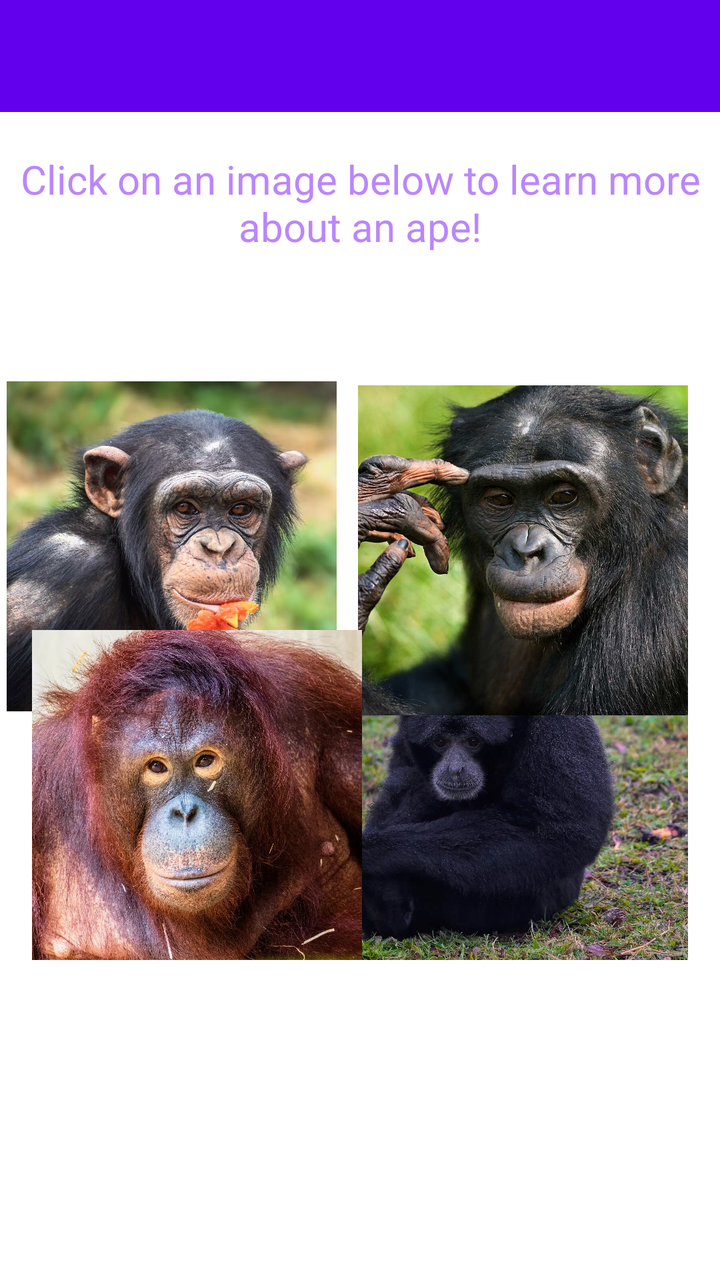
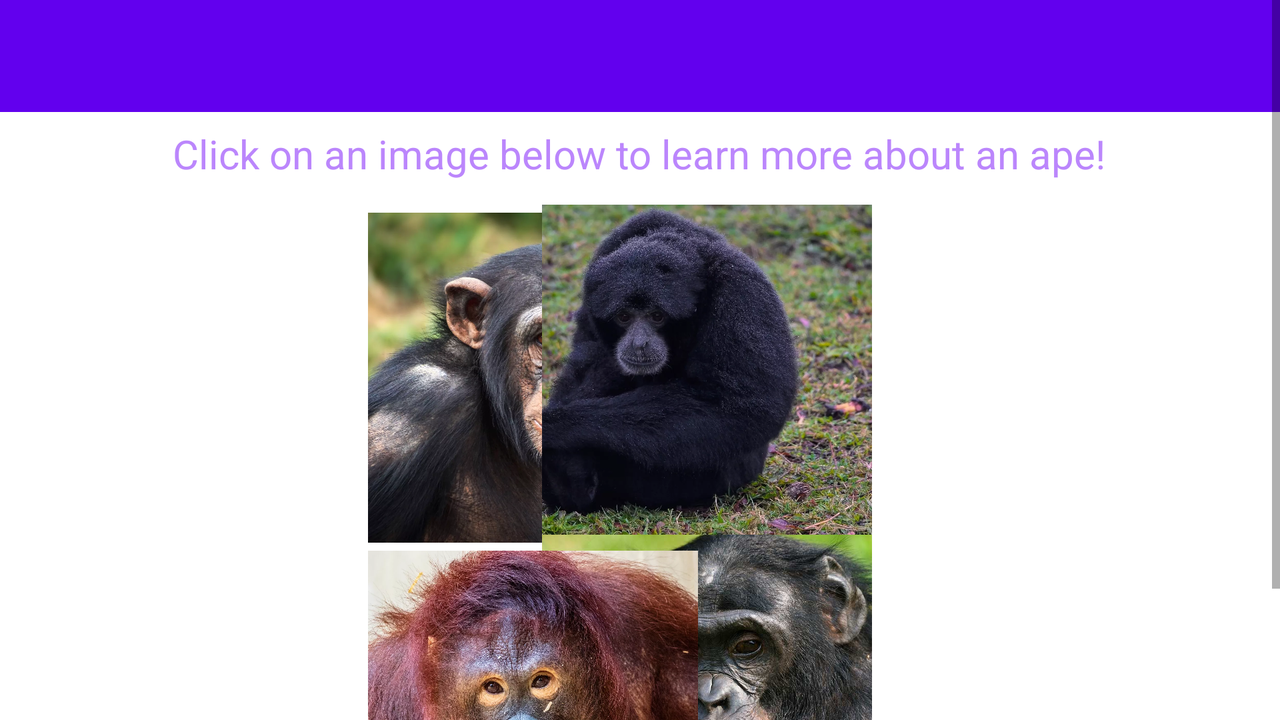

First picture: res/layout/ on a phone held upright. Second picture: the repository's own variant of that layout, on a device whose configuration matches the variant's folder. Source for both follows.
<!-- AndroidManifest.xml: application theme Theme.ApeState -->
<!-- res/layout/activity_main2.xml -->
<?xml version="1.0" encoding="utf-8"?>
<androidx.coordinatorlayout.widget.CoordinatorLayout
    xmlns:android="http://schemas.android.com/apk/res/android"
    xmlns:app="http://schemas.android.com/apk/res-auto"
    xmlns:tools="http://schemas.android.com/tools"
    android:layout_width="match_parent"
    android:layout_height="match_parent"
    tools:context=".MainActivity2">

    <com.google.android.material.appbar.AppBarLayout
        android:layout_width="match_parent"
        android:layout_height="wrap_content"
        android:theme="@style/Theme.ApeState.AppBarOverlay">

    </com.google.android.material.appbar.AppBarLayout>

    <androidx.appcompat.widget.Toolbar
        android:id="@+id/toolbar"
        android:layout_width="match_parent"
        android:layout_height="?attr/actionBarSize"
        android:background="?attr/colorPrimary"
        app:popupTheme="@style/Theme.ApeState.PopupOverlay"
        android:theme="@style/ThemeOverlay.AppCompat.ActionBar"/>

    <androidx.constraintlayout.widget.ConstraintLayout
        android:id="@+id/constraintLayout"
        android:layout_width="match_parent"
        android:layout_height="match_parent">

        <TextView
            android:id="@+id/textView5"
            android:layout_width="wrap_content"
            android:layout_height="wrap_content"
            android:text="@string/apePrompt"
            android:textAlignment="center"
            android:textColor="@color/purple_200"
            android:textSize="20sp"
            app:layout_constraintBottom_toBottomOf="parent"
            app:layout_constraintEnd_toEndOf="parent"
            app:layout_constraintHorizontal_bias="0.0"
            app:layout_constraintStart_toStartOf="parent"
            app:layout_constraintTop_toTopOf="parent"
            app:layout_constraintVertical_bias="0.129" />

        <ImageButton
            android:id="@+id/chimpButton"
            style="@style/MyImageViewStyle"
            android:layout_marginTop="64dp"
            android:scaleType="centerCrop"
            android:src="@drawable/chimpanzee"
            android:background="@null"
            app:layout_constraintBottom_toTopOf="@+id/orangutanButton"
            app:layout_constraintEnd_toStartOf="@+id/bonoboButton"
            app:layout_constraintDimensionRatio="1:1"
            app:layout_constraintHorizontal_bias="0.246"
            app:layout_constraintStart_toStartOf="parent"
            app:layout_constraintTop_toBottomOf="@+id/textView5"
            app:layout_constraintVertical_bias="0.0"
            tools:ignore="SpeakableTextPresentCheck" />

        <ImageButton
            android:id="@+id/gibbonButton"
            style="@style/MyImageViewStyle"
            android:layout_marginBottom="160dp"
            android:scaleType="centerCrop"
            android:src="@drawable/gibbon"
            android:background="@null"
            app:layout_constraintBottom_toBottomOf="parent"
            app:layout_constraintEnd_toEndOf="@+id/bonoboButton"
            app:layout_constraintDimensionRatio="1:1"
            app:layout_constraintHorizontal_bias="1.0"
            app:layout_constraintStart_toStartOf="@+id/bonoboButton"
            tools:ignore="SpeakableTextPresentCheck" />

        <ImageButton
            android:id="@+id/bonoboButton"
            style="@style/MyImageViewStyle"
            android:layout_marginTop="66dp"
            android:layout_marginEnd="16dp"
            android:scaleType="centerCrop"
            android:src="@drawable/bonobo"
            android:background="@null"
            app:layout_constraintBottom_toTopOf="@+id/gibbonButton"
            app:layout_constraintDimensionRatio="1:1"
            app:layout_constraintEnd_toEndOf="parent"
            app:layout_constraintTop_toBottomOf="@+id/textView5"
            app:layout_constraintVertical_bias="0.0"
            tools:ignore="SpeakableTextPresentCheck" />

        <ImageButton
            android:id="@+id/orangutanButton"
            style="@style/MyImageViewStyle"
            android:layout_marginStart="16dp"
            android:layout_marginBottom="160dp"
            android:scaleType="centerCrop"
            android:src="@drawable/orangatuan"
            android:background="@null"
            app:layout_constraintBottom_toBottomOf="parent"
            app:layout_constraintDimensionRatio="1:1"
            app:layout_constraintEnd_toEndOf="@+id/chimpButton"
            app:layout_constraintHorizontal_bias="0.0"
            app:layout_constraintStart_toStartOf="parent"
            tools:ignore="SpeakableTextPresentCheck" />


    </androidx.constraintlayout.widget.ConstraintLayout>

</androidx.coordinatorlayout.widget.CoordinatorLayout>
<!-- resources referenced by this layout -->
<resources>
  <!-- drawable bonobo: jpg bitmap (drawable, 146822 bytes) -->
  <!-- drawable chimpanzee: webp bitmap (drawable, 199772 bytes) -->
  <!-- drawable gibbon: webp bitmap (drawable, 308022 bytes) -->
  <!-- drawable orangatuan: webp bitmap (drawable, 562256 bytes) -->
  <string name="apePrompt">Click on an image below to learn more about an ape!</string>
  <style name="MyImageViewStyle">
          <item name="android:layout_width">165dp</item>
          <item name="android:layout_height">165dp</item>
      </style>
  <style name="Theme.ApeState.AppBarOverlay" parent="ThemeOverlay.AppCompat.Dark.ActionBar" />
  <style name="Theme.ApeState.PopupOverlay" parent="ThemeOverlay.AppCompat.Light" />
  <style name="Theme.ApeState" parent="Theme.MaterialComponents.DayNight.DarkActionBar">
          
          <item name="colorPrimary">@color/purple_500</item>
          <item name="colorPrimaryVariant">@color/purple_700</item>
          <item name="colorOnPrimary">@color/white</item>
          
          <item name="colorSecondary">@color/teal_200</item>
          <item name="colorSecondaryVariant">@color/teal_700</item>
          <item name="colorOnSecondary">@color/black</item>
          
          <item name="android:statusBarColor">?attr/colorPrimaryVariant</item>
          
      </style>
</resources>
<!-- res/layout-land/activity_main2.xml (the repository's variant of the layout above) -->
<!-- drawn on the phone turned sideways -->
<?xml version="1.0" encoding="utf-8"?>
<androidx.coordinatorlayout.widget.CoordinatorLayout
    xmlns:android="http://schemas.android.com/apk/res/android"
    xmlns:app="http://schemas.android.com/apk/res-auto"
    xmlns:tools="http://schemas.android.com/tools"
    android:layout_width="match_parent"
    android:layout_height="match_parent"
    tools:context=".MainActivity2">

    <com.google.android.material.appbar.AppBarLayout
        android:layout_width="match_parent"
        android:layout_height="wrap_content"
        android:theme="@style/Theme.ApeState.AppBarOverlay">

    </com.google.android.material.appbar.AppBarLayout>

    <androidx.appcompat.widget.Toolbar
        android:id="@+id/toolbar"
        android:layout_width="match_parent"
        android:layout_height="?attr/actionBarSize"
        android:background="?attr/colorPrimary"
        app:popupTheme="@style/Theme.ApeState.PopupOverlay"
        android:theme="@style/ThemeOverlay.AppCompat.ActionBar"/>

    <ScrollView
        android:layout_width="match_parent"
        android:layout_height="match_parent">


        <androidx.constraintlayout.widget.ConstraintLayout
            android:id="@+id/constraintLayout"
            android:layout_width="match_parent"
            android:layout_height="match_parent">

            <TextView
                android:id="@+id/textView5"
                android:layout_width="wrap_content"
                android:layout_height="wrap_content"
                android:text="@string/apePrompt"
                android:textAlignment="center"
                android:textColor="@color/purple_200"
                android:textSize="20sp"
                app:layout_constraintBottom_toBottomOf="parent"
                app:layout_constraintEnd_toEndOf="parent"
                app:layout_constraintHorizontal_bias="0.498"
                app:layout_constraintStart_toStartOf="parent"
                app:layout_constraintTop_toTopOf="parent"
                app:layout_constraintVertical_bias="0.153" />

            <ImageButton
                android:id="@+id/chimpButton"
                style="@style/MyImageViewStyle"
                android:layout_marginStart="184dp"
                android:layout_marginTop="16dp"
                android:background="@null"
                android:scaleType="centerCrop"
                android:src="@drawable/chimpanzee"
                app:layout_constraintDimensionRatio="1:1"
                app:layout_constraintStart_toStartOf="parent"
                app:layout_constraintTop_toBottomOf="@+id/textView5"
                tools:ignore="SpeakableTextPresentCheck" />

            <ImageButton
                android:id="@+id/gibbonButton"
                style="@style/MyImageViewStyle"
                android:layout_marginTop="12dp"
                android:layout_marginEnd="204dp"
                android:background="@null"
                android:scaleType="centerCrop"
                android:src="@drawable/gibbon"
                app:layout_constraintDimensionRatio="1:1"
                app:layout_constraintEnd_toEndOf="parent"
                app:layout_constraintTop_toBottomOf="@+id/textView5"
                tools:ignore="SpeakableTextPresentCheck" />

            <ImageButton
                android:id="@+id/bonoboButton"
                style="@style/MyImageViewStyle"
                android:layout_marginEnd="184dp"
                android:background="@null"
                android:scaleType="centerCrop"
                android:src="@drawable/bonobo"
                app:layout_constraintDimensionRatio="1:1"
                app:layout_constraintEnd_toEndOf="parent"
                app:layout_constraintHorizontal_bias="0.0"
                app:layout_constraintStart_toStartOf="@+id/gibbonButton"
                app:layout_constraintTop_toBottomOf="@+id/gibbonButton"
                tools:ignore="SpeakableTextPresentCheck" />

            <ImageButton
                android:id="@+id/orangutanButton"
                style="@style/MyImageViewStyle"
                android:layout_marginStart="16dp"
                android:layout_marginTop="4dp"
                android:background="@null"
                android:scaleType="centerCrop"
                android:src="@drawable/orangatuan"
                app:layout_constraintDimensionRatio="1:1"
                app:layout_constraintEnd_toEndOf="@+id/chimpButton"
                app:layout_constraintHorizontal_bias="1.0"
                app:layout_constraintStart_toStartOf="parent"
                app:layout_constraintTop_toBottomOf="@+id/chimpButton"
                tools:ignore="SpeakableTextPresentCheck" />


        </androidx.constraintlayout.widget.ConstraintLayout>
    </ScrollView>
</androidx.coordinatorlayout.widget.CoordinatorLayout>
